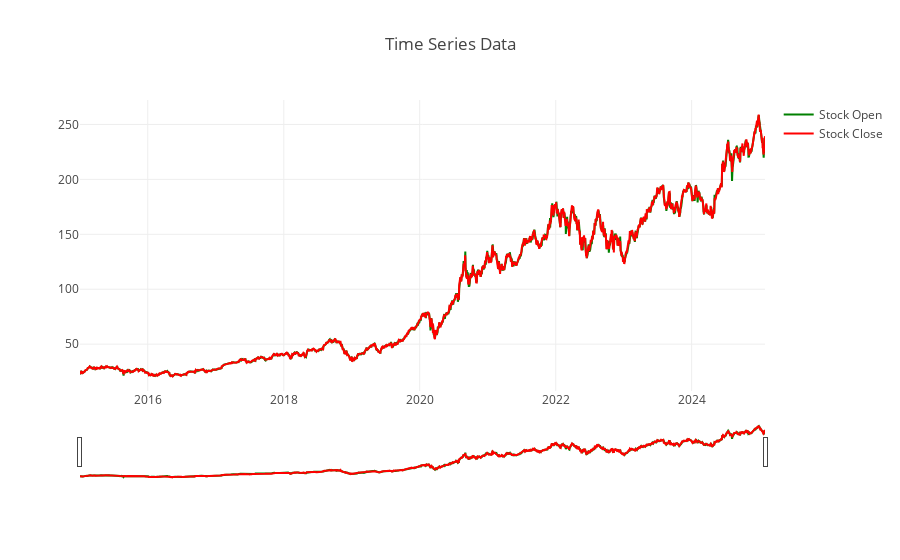
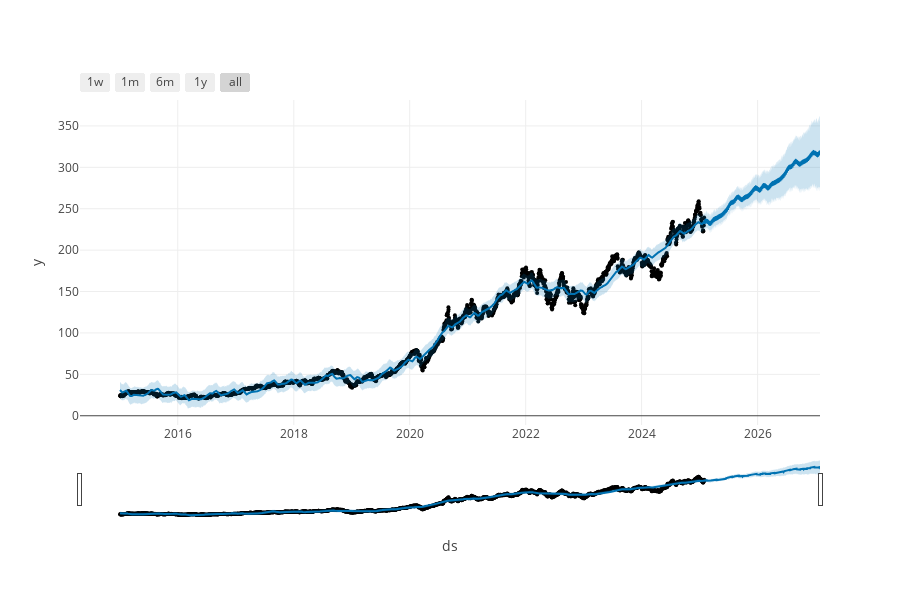

Notebook code for these charts, in order:
### Code cell
from datetime import date
import yfinance as yf
from prophet import Prophet
from prophet.plot import plot_plotly
from plotly import graph_objs as go
import matplotlib.pyplot as plt

# Define the start and end dates
start = '2015-01-01'
end = date.today().strftime("%Y-%m-%d")

# Define the stock symbol and prediction period
selectedStock = "AAPL"  # You can change this to any stock symbol
nYears = 2  # You can change this to any number of years
period = nYears * 365

# Function to load data
def load_data(ticker):
    df = yf.download(ticker, start, end)
    df.reset_index(inplace=True)
    df.columns = df.columns.get_level_values(0)
    return df

# Load the data
data = load_data(selectedStock)
print("Raw Data (Last 5 Rows):")
print(data.tail())

# Function to plot raw data
def plot_raw():
    fig = go.Figure()
    fig.add_trace(go.Scatter(x=data['Date'], y=data['Open'], name='Stock Open', line=dict(color='green')))
    fig.add_trace(go.Scatter(x=data['Date'], y=data['Close'], name='Stock Close', line=dict(color='red')))
    fig.layout.update(title='Time Series Data', xaxis_rangeslider_visible=True)
    fig.show()

# Plot the raw data
plot_raw()

# Prepare the data for Prophet
dfTrain = data[['Date', 'Close']]
dfTrain = dfTrain.rename(columns={"Date": 'ds', "Close": "y"})

# Initialize and fit the Prophet model
m = Prophet()
m.fit(dfTrain)

# Create future dataframe
future = m.make_future_dataframe(periods=period)
forecast = m.predict(future)

# Display the forecast data
print("Forecast Data (Last 5 Rows):")
print(forecast.tail())

# Plot the forecast data
fig1 = plot_plotly(m, forecast)
fig1.show()

# Plot the forecast components
fig2 = m.plot_components(forecast)
plt.show()

### Figure 1 — Plotly figure (JSON) as saved in the notebook; plotly's stock layout.template omitted (floating-point values rounded to 4 significant figures; data arrays with more than 128 entries replaced by an {"elided": "..."} marker saying what was removed)
{"data": [{"line": {"color": "green"}, "name": "Stock Open", "type": "scatter", "x": {"elided": "2534 str values"}, "y": {"elided": "2534 float values"}}, {"line": {"color": "red"}, "name": "Stock Close", "type": "scatter", "x": {"elided": "2534 str values"}, "y": {"elided": "2534 float values"}}], "layout": {"title": {"text": "Time Series Data"}, "xaxis": {"rangeslider": {"visible": true}}}}

### Figure 2 — Plotly figure (JSON) as saved in the notebook; plotly's stock layout.template omitted (floating-point values rounded to 4 significant figures; data arrays with more than 128 entries replaced by an {"elided": "..."} marker saying what was removed)
{"data": [{"marker": {"color": "black", "size": 4}, "mode": "markers", "name": "Actual", "type": "scatter", "x": {"elided": "2534 str values"}, "y": {"elided": "2534 float values"}}, {"hoverinfo": "skip", "line": {"width": 0}, "mode": "lines", "type": "scatter", "x": {"elided": "3264 str values"}, "y": {"elided": "3264 float values"}}, {"fill": "tonexty", "fillcolor": "rgba(0, 114, 178, 0.2)", "line": {"color": "#0072B2", "width": 2}, "mode": "lines", "name": "Predicted", "type": "scatter", "x": {"elided": "3264 str values"}, "y": {"elided": "3264 float values"}}, {"fill": "tonexty", "fillcolor": "rgba(0, 114, 178, 0.2)", "hoverinfo": "skip", "line": {"width": 0}, "mode": "lines", "type": "scatter", "x": {"elided": "3264 str values"}, "y": {"elided": "3264 float values"}}], "layout": {"height": 600, "showlegend": false, "width": 900, "xaxis": {"rangeselector": {"buttons": [{"count": 7, "label": "1w", "step": "day", "stepmode": "backward"}, {"count": 1, "label": "1m", "step": "month", "stepmode": "backward"}, {"count": 6, "label": "6m", "step": "month", "stepmode": "backward"}, {"count": 1, "label": "1y", "step": "year", "stepmode": "backward"}, {"step": "all"}]}, "rangeslider": {"visible": true}, "title": {"text": "ds"}, "type": "date"}, "yaxis": {"title": {"text": "y"}}}}
